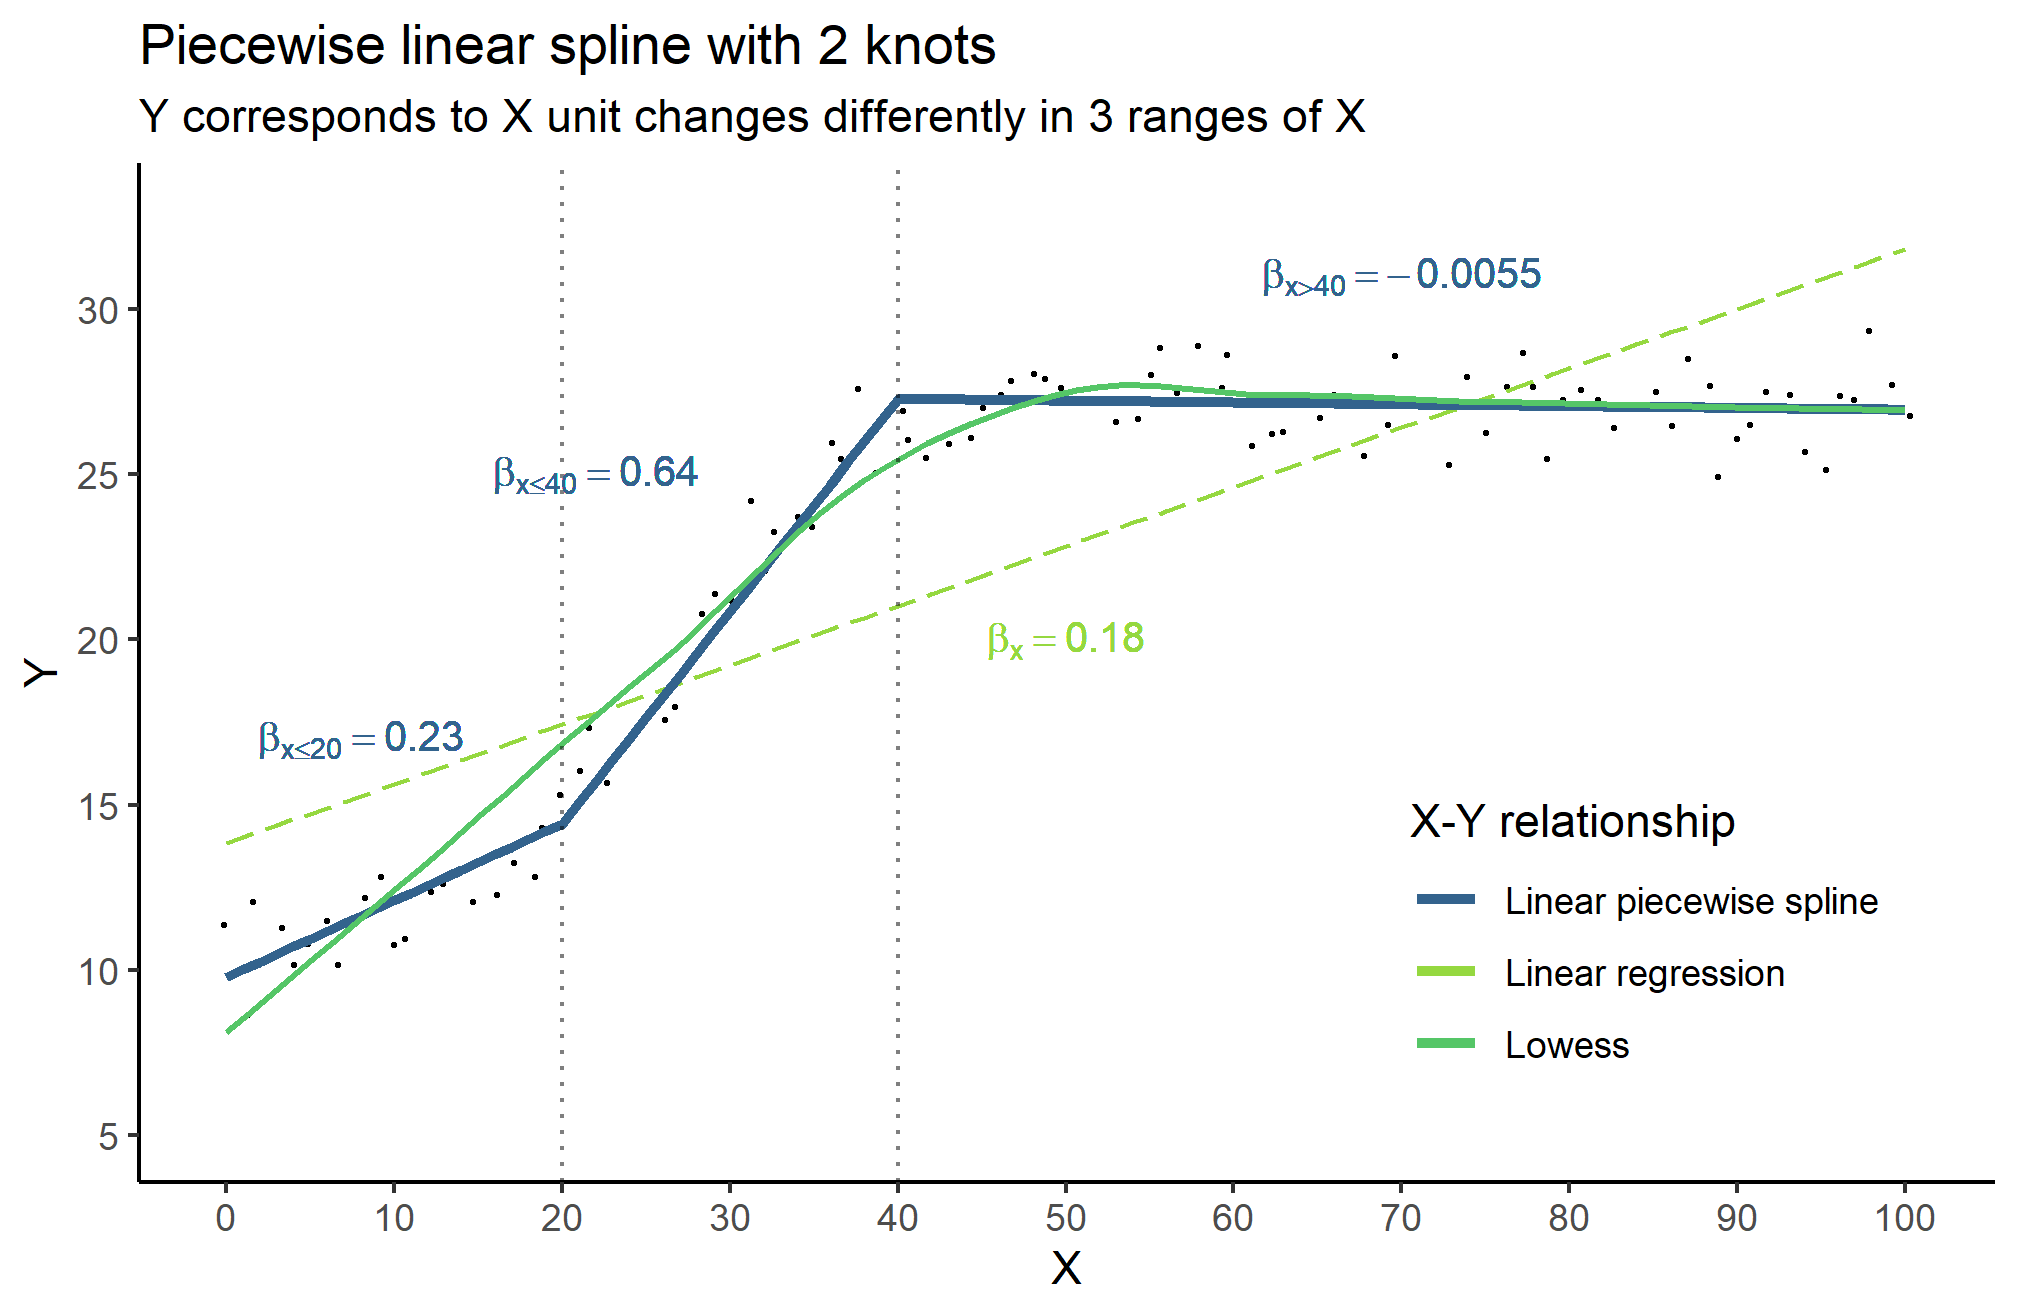

Write the R code that produced this figure.
library(tidyverse)
library(ggplot2)
library(lspline)
library(viridis)

x <- c(0:100)

y <- ifelse(x < 20, x*0.2+10 + rnorm(x),
             ifelse(x < 40,  x*0.7 + rnorm(x),
                    ifelse(x <= 100, 27 + rnorm(x), 0)))

data <- data.frame(x,y)

regr <- lm(y ~ x, data = data)
regr_spl <- lm(y ~ lspline(x, knots = c(20,40)), data = data)
data$linear_regression <- predict(regr)
data$spline <- predict(regr_spl)

View(data)

colors <- c("Linear regression"="#95D840FF","Linear piecewise spline"="#33638DFF","Lowess"="#55C667FF")
line_types <- c("Linear regression"="longdash","Linear piecewise spline"="solid", "Lowess"="solid")

options(digits=2)

data %>% ggplot(aes(x=x,y=y)) +
  geom_jitter(size = 0.3) +
  geom_line(aes(x=x, y=linear_regression, color = "Linear regression", linetype = "Linear regression")) +
  geom_line(aes(x=x, y=spline, color = "Linear piecewise spline", linetype = "Linear piecewise spline"), size = 1.2) +
  geom_smooth(aes(x=x, y=y, color = "Lowess", linetype = "Lowess"), se = F, size = 0.7) +
  geom_vline(xintercept = 20, lwd = 0.5, alpha = 0.5, linetype = 'dotted') +
  geom_vline(xintercept = 40, lwd = 0.5, alpha = 0.5, linetype = 'dotted') +
  labs(title = 'Piecewise linear spline with 2 knots',
       subtitle = 'Y corresponds to X unit changes differently in 3 ranges of X',
       x = 'X',
       y = 'Y') + 
  geom_text(x = 8, y = 17, label = paste0("beta[x<=20]==",regr_spl$coefficients[[2]][1]), parse = T, size = 3.5, color = "#33638DFF") +
  geom_text(x = 22, y = 25, label = paste0("beta[x<=40]==",regr_spl$coefficients[[3]][1]), parse = T, size = 3.5,color = "#33638DFF") +
  geom_text(x = 70, y = 31, label = paste0("beta[x>40]==",regr_spl$coefficients[[4]][1]), parse = T, size = 3.5,color = "#33638DFF") +
  geom_text(x = 50, y = 20, label = paste0("beta[x]==",regr$coefficients[2]), parse = T, size = 3.5,color = "#95D840FF") +
  scale_x_continuous(breaks = seq(0, 100, by = 10)) +
  scale_y_continuous(breaks = seq(5,33, by = 5), limits = c(5,33)) +
  scale_color_manual(name="X-Y relationship",values=colors) +
  scale_linetype_manual(name="X-Y relationship",values=line_types) +
  theme_classic()+
  theme(
    legend.position = c(0.95, .4),
    legend.justification = c("right", "top"),
    legend.box.just = "right",
    legend.background = element_rect(colour = "transparent", fill = "transparent")
    )


ggsave("C:/Users/Krisz/Desktop/ceu/materials/fall_2/DA2/Kristof-Rabay_DA2_Spline.png", plot = last_plot(), device = 'png')


